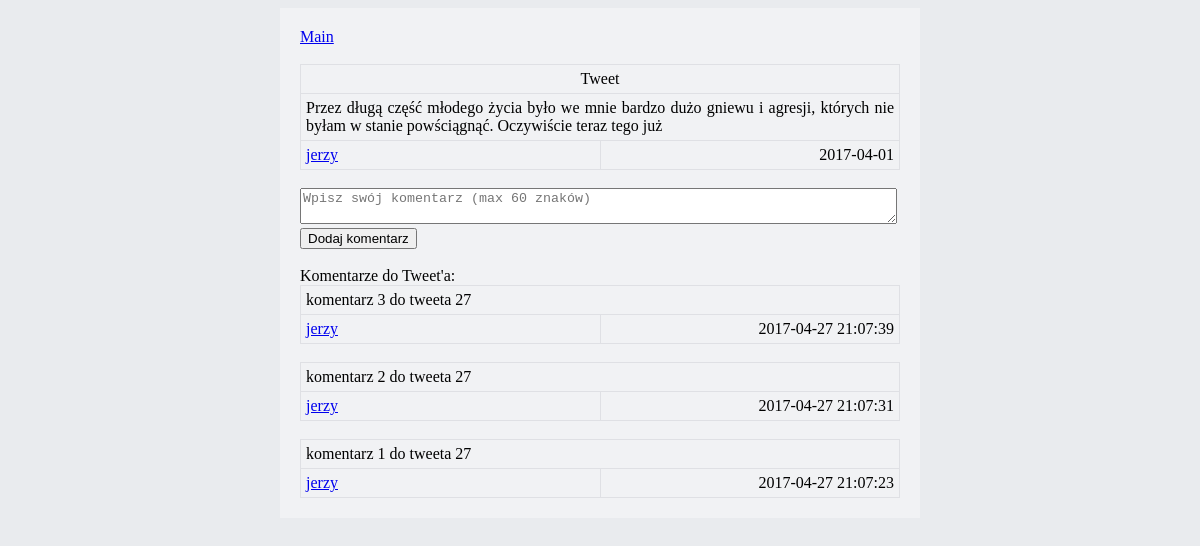
The page /pages/tweet.php?authorName=jerzy&tweetId=27&authorId=1 on the database its author committed.
### tables this page shows
CREATE TABLE `tweets` (
  `id` int(11) NOT NULL,
  `userId` int(11) DEFAULT NULL,
  `text` varchar(140) DEFAULT NULL,
  `creationDate` date DEFAULT NULL
);

CREATE TABLE `comments` (
  `id` int(11) NOT NULL,
  `userId` int(11) DEFAULT NULL,
  `tweetId` int(11) DEFAULT NULL,
  `creation_date` datetime DEFAULT NULL,
  `text` varchar(60) DEFAULT NULL
);

CREATE TABLE `users` (
  `id` int(11) NOT NULL,
  `email` varchar(255) DEFAULT NULL,
  `username` varchar(255) DEFAULT NULL,
  `hash_pass` varchar(60) DEFAULT NULL
);

### classes/tweets.php (called while the page is built, shortened)
<?php
class Tweet
{
    private $text;
    private $creationDate;
    public function __construct()
    {
        $this->text = "";
        $this->creationDate = "";
    }
    public function getText()
    {
        return $this->text;
    }
    public function getCreationDate()
    {
        return $this->creationDate;
    }
    static public function loadTweetById($conn, $id)
    {
        $sql = "SELECT * FROM tweets WHERE id=:id";
        $stmt = $conn->prepare($sql);
        $result = $stmt->execute(['id' => $id]);
        if ($result === true && $stmt->rowCount() > 0) {
            $row = $stmt->fetch(PDO::FETCH_ASSOC);
            $loadedTweet = new Tweet();
            $loadedTweet->id = $row['id'];
            $loadedTweet->userId = $row['userId'];
            $loadedTweet->text = $row['text'];
            $loadedTweet->creationDate = $row['creationDate'];
            return $loadedTweet;
        }
        return null;
    }
}

### classes/comments.php (called while the page is built, shortened)
<?php
Class Comment
{
    private $userId;
    private $creation_date;
    private $text;
    public function __construct()
    {
        $this->userId = "";
        $this->creation_date = "";
        $this->text = "";
    }
    public function getUserId()
    {
        return $this->userId;
    }
    public function getCreationDate()
    {
        return $this->creation_date;
    }
    public function getText()
    {
        return $this->text;
    }
    static public function loadAllCommentsByTweetId($conn, $tweetId)
    {
        $sql = "SELECT * FROM comments WHERE tweetId=:tweetId ORDER BY creation_date DESC";
        $ret = [];
        $stmt = $conn->prepare($sql);
        $result = $stmt->execute(['tweetId' => $tweetId]);
        if ($result === true && $stmt->rowCount() > 0) {
            $rowResult = $stmt->fetchAll(PDO::FETCH_ASSOC);
            foreach ($rowResult as $row) {
                $loadedComment = new Comment();
                $loadedComment->id = $row['id'];
                $loadedComment->userId = $row['userId'];
                $loadedComment->tweetId = $row['tweetId'];
                $loadedComment->creation_date = $row['creation_date'];
                $loadedComment->text = $row['text'];
                $ret[] = $loadedComment;
            }
            return $ret;
        }
    }
}

### classes/users.php (called while the page is built, shortened)
<?php
class User
{
    private $id;
    private $username;
    public function __construct()
    {
        $this->id = -1;
        $this->username = "";
    }
    public function getId()
    {
        return $this->id;
    }
    public function getUsername()
    {
        return $this->username;
    }
    static public function loadAllUsers($conn)
    {
        $sql = "SELECT * FROM users";
        $ret = [];
        $result = $conn->query($sql);
        if ($result !== false && $result->rowCount() != 0) {
            foreach ($result as $row) {
                $loadedUser = new User();
                $loadedUser->id = $row['id'];
                $loadedUser->username = $row['username'];
                $loadedUser->hashPass = $row['hash_pass'];
                $loadedUser->email = $row['email'];
                $ret[] = $loadedUser;
            }
        }
        return $ret;
    }
}

### pages/tweet.php (the view, shortened to what this page needs)
<?php
require('../classes/users.php');
require('../classes/tweets.php');
require('../classes/comments.php');
try {
    $conn = new PDO(
        "mysql:host=$host;dbname=$db;charset=UTF8",
        $user,
        $pass,
        [
            PDO::ATTR_ERRMODE => PDO::ERRMODE_EXCEPTION
        ]
    );
    if ($_SERVER['REQUEST_METHOD'] === 'GET') {
        if (isset($_GET['tweetId']) && isset($_GET['authorName']) && isset($_GET['authorId'])) {
            $tweetId = $_GET['tweetId'];
            $authorName = $_GET['authorName'];
            $authorId = $_GET['authorId'];
        }
    }
    $tweetId = $_SESSION['tweetId'];
    $authorId = $_SESSION['authorId'];
    $authorName = $_SESSION['authorName'];
    $comments = Comment::loadAllCommentsByTweetId($conn, $tweetId);
    $tweet = Tweet::loadTweetById($conn, $tweetId);
    $users = User::loadAllUsers($conn);
} catch (PDOException $e) {
    echo $e->getMessage();
}
echo '<!DOCTYPE html>
<html>
<head>
    <meta charset="UTF-8">
    <title>Tweet</title>
    <link rel="stylesheet" href="css/main.css">
</head>
<body>
<div>
<a href="main.php">Main</a><br/>';
$tweetText = $tweet->getText();
$creationDate = $tweet->getCreationDate();
echo '<br>';
echo '<table>';
echo '<tr>';
echo '<td colspan="2" class="one">Tweet</a></td>';
echo '</tr>';
echo '<tr>';
echo '<td colspan="2" class="two">' . $tweetText . '</td>';
echo '</tr>';
echo '<tr>';
echo '<td class="three">' . '<a href=user.php?' . "tweetId=$tweetId&authorName=$authorName&authorId=$authorId>$authorName</a></td>";
echo '<td class="four">' . $creationDate . '</td>';
echo '</tr>';
echo '</table>';
echo '<br>';
echo '<form action="tweet.php" method="POST">
    <textarea name="text" rows="2" cols="72" maxlength="60"
              placeholder="Wpisz swój komentarz (max 60 znaków)"></textarea><br/>
    <input type="submit" value="Dodaj komentarz"/><br/>
</form>';
echo '<br>';
echo "Komentarze do Tweet'a:";
if ($comments) {
    foreach ($comments as $row) {
        $text = $row->getText();
        $creation_date = $row->getCreationDate();
        $userId = $row->getUserId();
        foreach ($users as $count) {
            $id = $count->getId();
            if ($userId == $id) {
                $userName = $count->getUsername();
                echo '<br>';
                echo '<table>';
                echo '<tr>';
                echo '<td colspan="2" class="two">' . $text . '</td>';
                echo '</tr>';
                echo '<tr>';
                echo '<td class="three"><a href=user.php?' . "authorName=$userName&tweetId=$tweetId&authorId=$userId>$userName</a></td>";
                echo '<td class="four">' . $creation_date . '</td>';
                echo '</tr>';
                echo '</table>';
            }
        }
    }
} else {
    echo '<br>';
    echo 'napisz pierwszy komentarz do tego Tweeta ;-) !';
}
?>
</div>
</body>
</html>

### pages/css/main.css (style rules this page uses)
body { background-color: #e9ebee; height: 100%; }
div { width: 600px; padding: 20px; margin-left: auto; margin-right: auto; margin-bottom: 0px; background-color: #f1f2f4; }
table { width: 100%; border-collapse: collapse; }
td { border: solid #dfe0e4 1px; padding: 5px; }
.one { text-align: center; }
.two { text-align: justify; }
.three { text-align: left; width: 50%; }
.four { text-align: right; }

### rows shown on the page
tweets: text "Przez długą część młodego życia było we mnie bardzo dużo gniewu i agresji, których nie byłam w stanie powściągnąć. Oczywiście teraz tego już", creationDate "2017-04-01"
comments: text "komentarz 3 do tweeta 27", creation_date "2017-04-27 21:07:39"
users: username "jerzy"
comments: text "komentarz 2 do tweeta 27", creation_date "2017-04-27 21:07:31"
comments: text "komentarz 1 do tweeta 27", creation_date "2017-04-27 21:07:23"

### other values the page prints
$authorName "jerzy"
